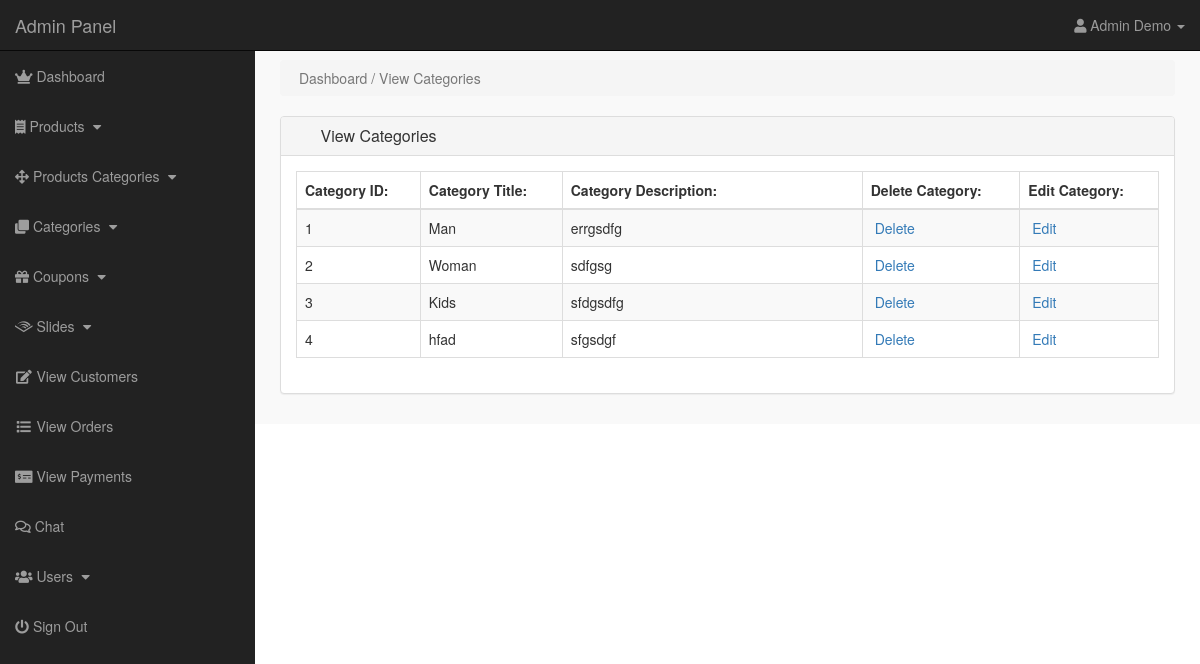
Page /admin/index.php?view_cat (signed in) on the earlier database version.
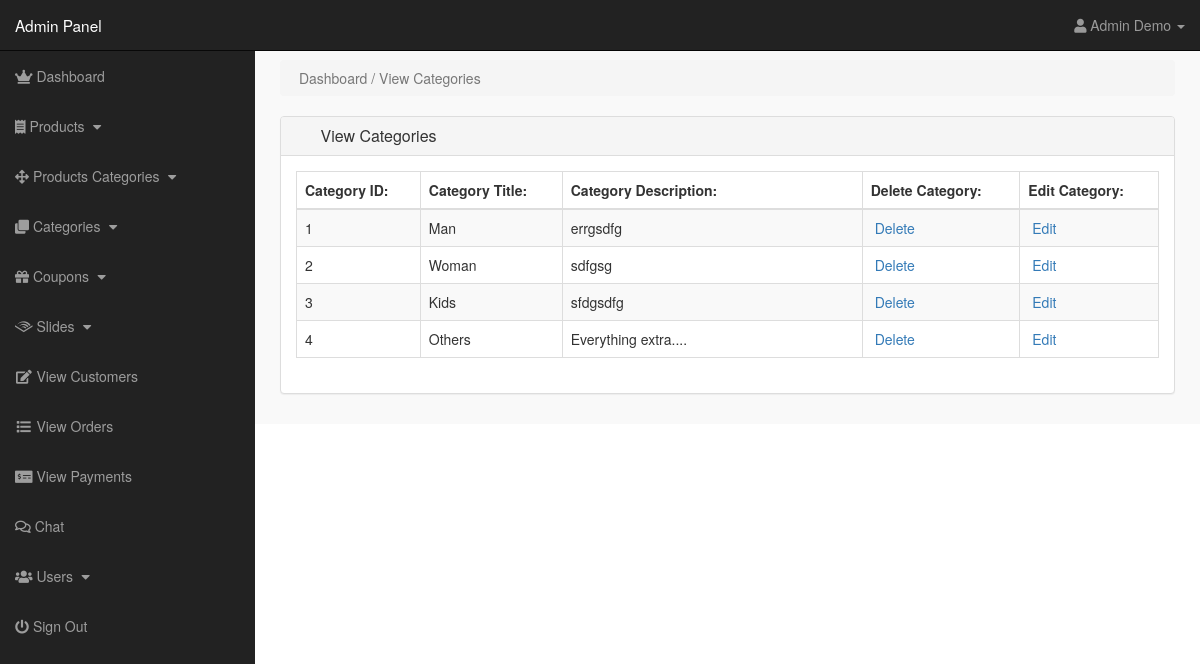
Same page on the later database version.
### tables this page shows
CREATE TABLE `categories` (
  `cat_id` int(11) NOT NULL,
  `cat_title` text NOT NULL,
  `cat_desc` text NOT NULL
);

### admin/view_cats.php (the view, shortened to what the changed rows need)
<?php
if(!isset($_SESSION['admin_email'])){
echo "<script>window.open('login.php','_self')</script>";
}
else {
?>
    <div class="row">
        <div class="col-lg-12">
            <div class="panel panel-default">
                <div class="panel-body">
                    <div class="table-responsive">
                        <table class="table table-bordered table-hover table-striped">
                            <thead>
                                <tr>
                                    <th>Category ID:</th>
                                    <th>Category Title:</th>
                                    <th>Category Description:</th>
                                    <th>Delete Category:</th>
                                    <th>Edit Category:</th>
                                </tr>
                            </thead>
                            <tbody>
                                <?php
$i=0;
$get_cats = "select * from categories";
$run_cats = mysqli_query($con,$get_cats);
while($row_cats = mysqli_fetch_array($run_cats)){
$cat_id = $row_cats['cat_id'];
$cat_title = $row_cats['cat_title'];
$cat_desc = $row_cats['cat_desc'];
$i++;
?>
                                <tr>
                                    <td>
                                        <?php echo $i; ?>
                                    </td>
                                    <td>
                                        <?php echo $cat_title; ?>
                                    </td>
                                    <td width="300">
                                        <?php echo $cat_desc; ?>
                                    </td>
                                    <td>
                                        <a href="index.php?delete_cat=<?php echo $cat_id; ?>">
<i class="fa fa-trash-o" ></i> Delete
</a>
                                    </td>
                                    <td>
                                        <a href="index.php?edit_cat=<?php echo $cat_id; ?>">
<i class="fa fa-pencil" ></i> Edit
</a>
                                    </td>
                                </tr>
                                <?php } ?>
                            </tbody>
                        </table>
                    </div>
                </div>
            </div>
        </div>
    </div>
    <?php } ?>

### admin/includes/sidebar.php (shortened to what the changed rows need)
<?php
if(!isset($_SESSION['admin_email'])){
    echo "<script>window.open('login.php', '_self')</script>";
}
else{
?>
    <nav class="navbar navbar-inverse navbar-fixed-top">
        <div class="navbar-header">
            <a href="index.php?dashboard" class="navbar-brand">Admin Panel</a>
        </div>
        <ul class="nav navbar-right top-nav">
            <li class="dropbox">
                <a href="#" class="dropdown-toggle" data-toggle="dropdown">
               <i class="fa fa-user"></i>
               <?php echo $admin_name; ?> <b class="caret"></b>
        </a>
        </li>
        </ul>
        <div class="collapse navbar-collapse navbar-ex1-collapse">
            <ul class="nav navbar-nav side-nav">
                <li>
                    <a href="index.php?dashboard">
<i class="fas fa-crown"></i> Dashboard
</a>
                </li>
                <li>
                    <a href="#" data-toggle="collapse" data-target="#products">
<i class="fas fa-receipt"></i> Products
<i class="fa fa-fw fa-caret-down"></i>
</a>
                </li>
                <li>
                    <a href="#" data-toggle="collapse" data-target="#p_cat">
<i class="fas fa-arrows-alt"></i> Products Categories
<i class="fa fa-fw fa-caret-down"></i>
</a>
                </li>
                <li>
                    <a href="#" data-toggle="collapse" data-target="#cat">
<i class="fas fa-clone"></i> Categories
<i class="fa fa-fw fa-caret-down"></i>
</a>
                </li>
                <li>
                    <a href="#" data-toggle="collapse" data-target="#coupons">
                        <i class="fas fa-gift"></i> Coupons
                        <i class="fa fa-fw fa-caret-down"></i>
                    </a>
                </li>
                <li>
                    <a href="#" data-toggle="collapse" data-target="#slides">
<i class="fab fa-audible"></i> Slides
<i class="fa fa-fw fa-caret-down"></i>
</a>
                </li>
                <li>
                    <a href="index.php?view_customers"><i class="fa fa-fw fa-edit"></i> View Customers</a>
                </li>
                <li>
                    <a href="index.php?view_orders"><i class="fa fa-fw fa-list"></i> View Orders</a>
                </li>
                <li>
                    <a href="index.php?view_payments"><i class="fas fa-money-check-alt"></i> View Payments</a>
                </li>
                <li>
                    <a href="index.php?chat"><i class="far fa-comments"></i> Chat</a>
                </li>
                <li>
                    <a href="#" data-toggle="collapse" data-target="#users">
                    <i class="fas fa-users"></i> Users
<i class="fa fa-fw fa-caret-down"></i>
</a>
                </li>
                <li>
                    <a href="logout.php"><i class="fas fa-power-off"></i> Sign Out</a>
                </li>
            </ul>
        </div>
    </nav>
    <?php } ?>

Differences in the rows shown:
removed categories: cat_title "hfad", cat_desc "sfgsdgf"
added categories: cat_title "Others", cat_desc "Everything extra...."
